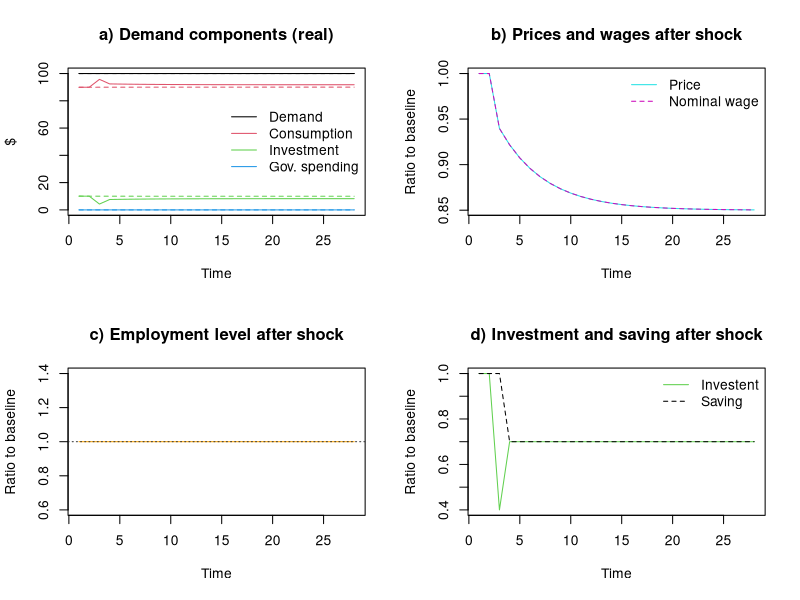

R code for this plot:
#A simple neoclassical model (flexible prices and wages)

#Made by mvp, 4/10/2022

# Clear Environment
rm(list=ls(all=TRUE))

# Clear Plots
#if(!is.null(dev.list())) dev.off()

# Clear Console
cat("\014")

#Time span
nPeriods = 50

#Scenarios
nScenarios = 2

#Parameters
c0 = 10     #Autonomous consumption
c1 = 0.8    #Marginal propensity to consume out of income
i0 = 0.04   #Interest rate
b0 = 14     #Autonomous investment
b1 = 100    #Sensitivity of investment to interest rate
prod = 5    #Labour productivity
g0 = 0      #Government spending
l0 = 45     #Labour demand when wages = 0
l1 = 10     #Sensitivity of labour demand to real wage rate
l2 = 8      #Sensitivity of labour supply to real wage rate        
s0 = 6      #Saving independent of interest rate
s1 = 100    #Sensitivity of saving to interest rate

#Variables
#Aggregate demand
Z=matrix(data=0,nrow=nScenarios,ncol=nPeriods)
#Aggregate output (supply) in nominal terms
Y=matrix(data=0,nrow=nScenarios,ncol=nPeriods)
#Aggregate output (supply) in real terms
X=matrix(data=0,nrow=nScenarios,ncol=nPeriods)
#Aggregate consumption
C=matrix(data=0,nrow=nScenarios,ncol=nPeriods)
#Aggregate investment
I=matrix(data=0,nrow=nScenarios,ncol=nPeriods)
#Government spending
G=matrix(data=0,nrow=nScenarios,ncol=nPeriods)
#Labour demand
Ld=matrix(data=0,nrow=nScenarios,ncol=nPeriods)
#Labour supply
Ls=matrix(data=0,nrow=nScenarios,ncol=nPeriods)
#Price level
p=matrix(data=0,nrow=nScenarios,ncol=nPeriods)
#Aggregate saving
S=matrix(data=0,nrow=nScenarios,ncol=nPeriods)
#Interest rate
i=matrix(data=i0,nrow=nScenarios,ncol=nPeriods)
#Real wage rate
wr=matrix(data=2.5,nrow=nScenarios,ncol=nPeriods)
#Nominal wage rate
w=matrix(data=wr/p,nrow=nScenarios,ncol=nPeriods)

#Scenarios loop
for (j in 1:nScenarios){
  
#Time loop
for (t in 2:nPeriods){
  
  #Iterations
  for (iter in 1:20){
  
  #Negative shock to investment after period 25 in scenario 2
  if (t >= 25 & j==2) {b0 = 8}    
    
  #############################  SHARED EQUATIONS
    
  Z[j,t] = C[j,t] + I[j,t] + G[j,t] #Aggregate demand
  
  Y[j,t] = Z[j,t]                   #Nominal output 
  
  C[j,t] = c0 + c1 * Y[j,t-1]       #Consumption
  
  I[j,t] = b0 - b1 * i[j,t-1]       #Investment                 
  
  G[j,t] = g0                       #Government spending
  
  ############################# MODEL-SPECIFIC EQUATIONS
  
  S[j,t] = s0 + s1 * i[j,t-1]     #Private saving (as a positive function of i)
  
  i[j,t] = (b0 - s0)/(s1 + b1)    #Interest rate (such that: S = I)
  
  p[j,t] = Y[j,t]/X[j,t]          #Price level (market clearing)
  
  X[j,t] = Ld[j,t]*prod           #Real output (defined by production function)
  
  Ld[j,t] = l0 - l1*wr[j,t]       #Labour demand (as a negative function of the real wage)
  
  Ls[j,t] = l2*wr[j,t]            #Labour supply (as a positive function of the real wage)
  
  wr[j,i] = l0/(l2 + l1)          #Real wage rate (such that: Ld = Ls)        
  
  w[j,t] = wr[j,t]*p[j,t]         #Nominal wage rate (fully flexible)
  
  #############################
  
}}}


#Set plot layout
layout(matrix(c(1,2,3,4), 2, 2, byrow = TRUE))

#Plot demand components
plot(Z[1,23:nPeriods]/p[1,23:nPeriods], type="l",col=1,lty=2,ylim=range(0,100),main="a) Demand components (real)",ylab = '$',xlab = 'Time')
lines(C[1,23:nPeriods]/p[1,23:nPeriods],col=2,lty=2)
lines(I[1,23:nPeriods]/p[1,23:nPeriods],col=3,lty=2)
lines(G[1,23:nPeriods]/p[1,23:nPeriods],col=4,lty=2)
lines(Z[2,23:nPeriods]/p[2,23:nPeriods],col=1)
lines(C[2,23:nPeriods]/p[2,23:nPeriods],col=2)
lines(I[2,23:nPeriods]/p[2,23:nPeriods],col=3)
lines(G[2,23:nPeriods]/p[2,23:nPeriods],col=4)
#abline(v=5,col="gray30",lty=3)
legend("right",c("Demand","Consumption","Investment","Gov. spending"),  bty = 'n', lty=c(1,1,1,1), col = c(1,2,3,4), box.lty=0)

#Plot price level and nominal wage
plot(p[2,23:nPeriods]/p[1,23:nPeriods], type="l",col=5,main="b) Prices and wages after shock",ylab = 'Ratio to baseline',xlab = 'Time')
lines(w[2,23:nPeriods]/w[1,23:nPeriods], col=6, lty=2)
legend("topright",c("Price","Nominal wage"),  bty = 'n', lty=c(1,2), col = c(5,6), box.lty=0)

#Plot employment
plot(Ld[2,23:nPeriods]/Ld[1,23:nPeriods], type="l",col="orange",main="c) Employment level after shock",ylab = 'Ratio to baseline',xlab = 'Time')
abline(h=1,col="gray20",lty=3)

#Plot investment and saving
plot(I[2,23:nPeriods]/I[1,23:nPeriods], type="l",col=3,main="d) Investment and saving after shock",ylab = 'Ratio to baseline',xlab = 'Time')
lines(S[2,23:nPeriods]/S[1,23:nPeriods], col=1, lty=2)
legend("topright",c("Investent","Saving"),  bty = 'n', lty=c(1,2), col = c(3,1), box.lty=0)
